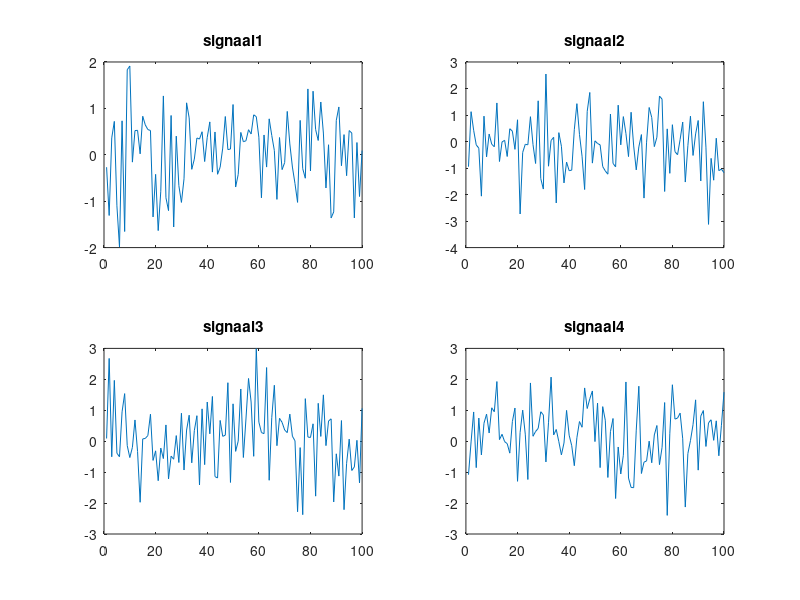

MATLAB code for this plot:
clear variables
close all
signaal1 = randn(1,100);
signaal2 = randn(1,100);
signaal3 = randn(1,100);
signaal4 = randn(1,100);

subplot(2,2,1)
plot(signaal1)
title('signaal1')
subplot(2,2,2)
plot(signaal2)
title('signaal2')
subplot(2,2,3)
plot(signaal3)
title('signaal3')
subplot(2,2,4)
plot(signaal4)
title('signaal4')
